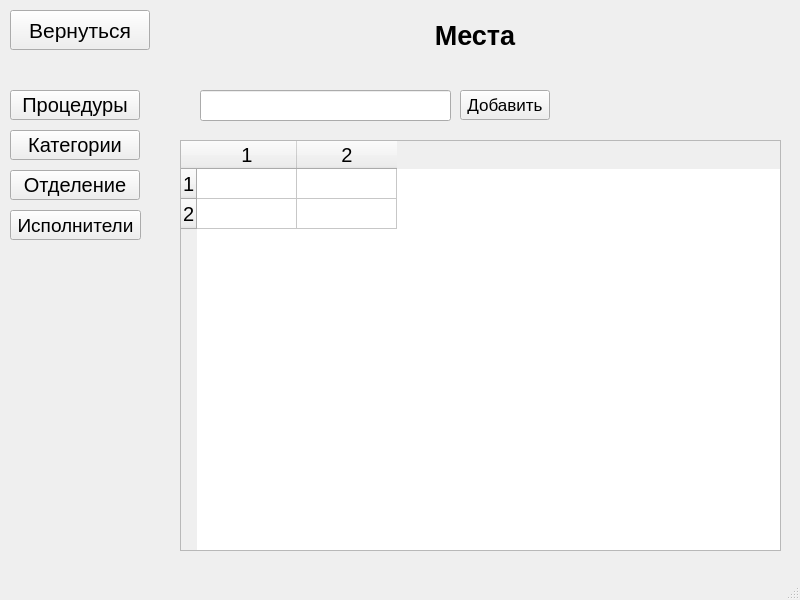
<?xml version="1.0" encoding="UTF-8"?>
<ui version="4.0">
 <class>FormMainMenu</class>
 <widget class="QMainWindow" name="FormMainMenu">
  <property name="geometry">
   <rect>
    <x>0</x>
    <y>0</y>
    <width>800</width>
    <height>600</height>
   </rect>
  </property>
  <property name="windowTitle">
   <string>Меню администратора</string>
  </property>
  <widget class="QWidget" name="centralwidget">
   <widget class="QPushButton" name="out_button">
    <property name="geometry">
     <rect>
      <x>10</x>
      <y>10</y>
      <width>140</width>
      <height>40</height>
     </rect>
    </property>
    <property name="font">
     <font>
      <pointsize>16</pointsize>
     </font>
    </property>
    <property name="text">
     <string>Вернуться</string>
    </property>
   </widget>
   <widget class="QLabel" name="name_category">
    <property name="geometry">
     <rect>
      <x>210</x>
      <y>10</y>
      <width>530</width>
      <height>51</height>
     </rect>
    </property>
    <property name="font">
     <font>
      <pointsize>20</pointsize>
      <weight>75</weight>
      <bold>true</bold>
      <underline>false</underline>
      <strikeout>false</strikeout>
     </font>
    </property>
    <property name="focusPolicy">
     <enum>Qt::NoFocus</enum>
    </property>
    <property name="contextMenuPolicy">
     <enum>Qt::DefaultContextMenu</enum>
    </property>
    <property name="text">
     <string>Места</string>
    </property>
    <property name="alignment">
     <set>Qt::AlignCenter</set>
    </property>
   </widget>
   <widget class="QTableWidget" name="main_table">
    <property name="geometry">
     <rect>
      <x>180</x>
      <y>140</y>
      <width>601</width>
      <height>411</height>
     </rect>
    </property>
    <property name="font">
     <font>
      <pointsize>15</pointsize>
     </font>
    </property>
    <property name="rowCount">
     <number>2</number>
    </property>
    <property name="columnCount">
     <number>2</number>
    </property>
    <row/>
    <row/>
    <column/>
    <column/>
   </widget>
   <widget class="QPushButton" name="button_add">
    <property name="geometry">
     <rect>
      <x>460</x>
      <y>90</y>
      <width>90</width>
      <height>30</height>
     </rect>
    </property>
    <property name="font">
     <font>
      <pointsize>13</pointsize>
     </font>
    </property>
    <property name="text">
     <string>Добавить</string>
    </property>
   </widget>
   <widget class="QLineEdit" name="new_name">
    <property name="geometry">
     <rect>
      <x>200</x>
      <y>90</y>
      <width>251</width>
      <height>31</height>
     </rect>
    </property>
    <property name="font">
     <font>
      <pointsize>14</pointsize>
     </font>
    </property>
    <property name="inputMask">
     <string/>
    </property>
    <property name="text">
     <string/>
    </property>
   </widget>
   <widget class="QPushButton" name="button_place">
    <property name="geometry">
     <rect>
      <x>10</x>
      <y>90</y>
      <width>130</width>
      <height>30</height>
     </rect>
    </property>
    <property name="font">
     <font>
      <pointsize>15</pointsize>
     </font>
    </property>
    <property name="text">
     <string>Процедуры</string>
    </property>
   </widget>
   <widget class="QPushButton" name="categories_button">
    <property name="geometry">
     <rect>
      <x>10</x>
      <y>130</y>
      <width>130</width>
      <height>30</height>
     </rect>
    </property>
    <property name="font">
     <font>
      <pointsize>15</pointsize>
     </font>
    </property>
    <property name="text">
     <string>Категории</string>
    </property>
   </widget>
   <widget class="QPushButton" name="departments_button">
    <property name="geometry">
     <rect>
      <x>10</x>
      <y>170</y>
      <width>130</width>
      <height>30</height>
     </rect>
    </property>
    <property name="font">
     <font>
      <pointsize>15</pointsize>
     </font>
    </property>
    <property name="text">
     <string>Отделение</string>
    </property>
   </widget>
   <widget class="QPushButton" name="new_doktor_button">
    <property name="geometry">
     <rect>
      <x>10</x>
      <y>210</y>
      <width>131</width>
      <height>30</height>
     </rect>
    </property>
    <property name="font">
     <font>
      <pointsize>14</pointsize>
     </font>
    </property>
    <property name="text">
     <string>Исполнители</string>
    </property>
   </widget>
  </widget>
  <widget class="QMenuBar" name="menubar">
   <property name="geometry">
    <rect>
     <x>0</x>
     <y>0</y>
     <width>800</width>
     <height>18</height>
    </rect>
   </property>
  </widget>
  <widget class="QStatusBar" name="statusbar"/>
 </widget>
 <resources/>
 <connections/>
</ui>
